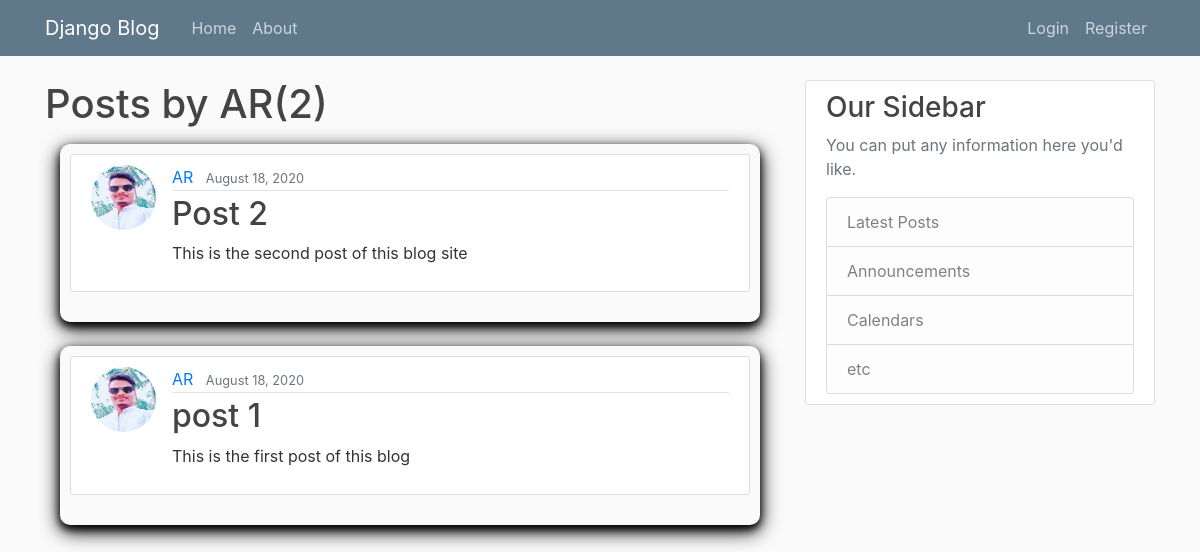
Before: /user/AR with the older database file.
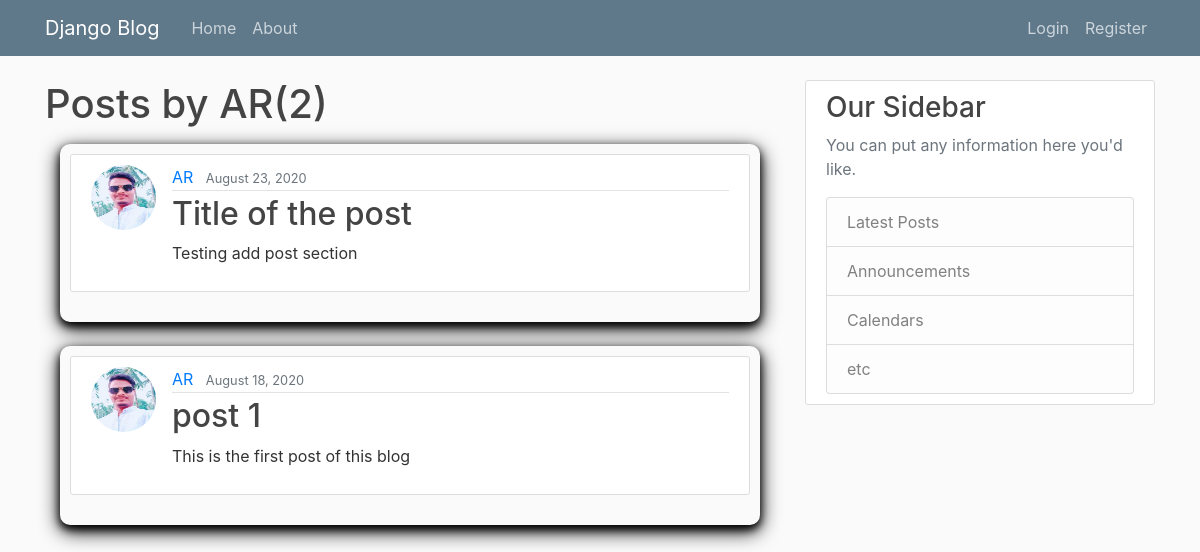
After: the same page with the newer database file.
### blog/models.py (models this page shows, shortened)
class Post(models.Model):
    title = models.CharField(max_length=100)
    content = models.TextField()
    date_posted = models.DateTimeField(default=timezone.now)
    author = models.ForeignKey(User, on_delete=models.CASCADE)

### users/models.py (models this page shows, shortened)
class Profile(models.Model):
    user = models.OneToOneField(User, on_delete=models.CASCADE)
    image = models.ImageField(default='default.jpg', upload_to='profile_pics')

### blog/views.py (the view)
# urls.py: path('user/<str:username>', UserPostListView.as_view(), name='user-post'),
class UserPostListView(ListView):
    model = Post
    template_name = 'blog/user_post.html'
    context_object_name = 'posts'
    paginate_by = 5
    def get_queryset(self):
        user = get_object_or_404(User, username=self.kwargs.get('username'))
        return Post.objects.filter(author=user).order_by('-date_posted')

### blog/templates/blog/user_post.html (shortened to what this page needs)
{% extends 'blog/base.html' %}
{% block content %}
    <h1 class="mb-3">Posts by {{ view.kwargs.username }}({{ page_obj.paginator.count }})</h1>
    {% for post in posts %}
        <div class="container">
            <div class="d-flex justify-content-center h-100">
                <div class="user_card mb-4">
                    <article class="media content-section">
                        <img class="rounded-circle article-img" src="{{ post.author.profile.image.url }}" alt="">
                        <div class="media-body">
                            <div class="article-metadata">
                                <a class="mr-2" href="{% url 'user-post' post.author.username %}">{{ post.author }}</a>
                                <small class="text-muted">{{ post.date_posted|date:"F d, Y" }}</small>
                            </div>
                            <h2><a class="article-title" href="{% url 'post-detail' post.id %}">{{ post.title }}</a>
                            </h2>
                            <p class="article-content">{{ post.content }}</p>
                        </div>
                    </article>
                </div>
            </div>
        </div>
    {% endfor %}
{% endblock content %}

Changed rows visible on the page:
no longer on this page (row edited): Post: author.profile.image (picture), author "AR", date_posted "August 18, 2020", title "Post 2", content "This is the second post of this blog site"
added Post: author.profile.image (picture), author "AR", date_posted "August 23, 2020", title "Title of the post", content "Testing add post section"
